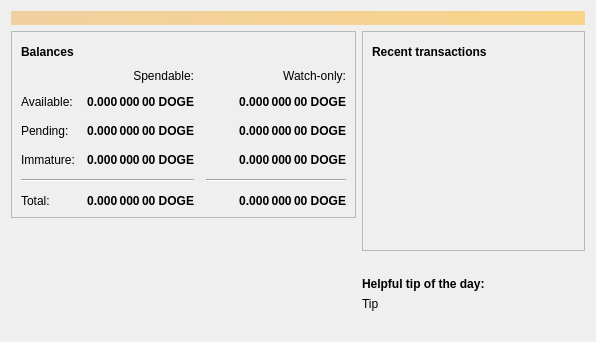
<?xml version="1.0" encoding="UTF-8"?>
<ui version="4.0">
 <class>OverviewPage</class>
 <widget class="QWidget" name="OverviewPage">
  <property name="geometry">
   <rect>
    <x>0</x>
    <y>0</y>
    <width>596</width>
    <height>342</height>
   </rect>
  </property>
  <property name="windowTitle">
   <string>Form</string>
  </property>
  <layout class="QVBoxLayout" name="topLayout">
   <item>
    <widget class="QLabel" name="labelAlerts">
     <property name="visible">
      <bool>false</bool>
     </property>
     <property name="styleSheet">
      <string notr="true">QLabel { background-color: qlineargradient(x1: 0, y1: 0, x2: 1, y2: 0, stop:0 #F0D0A0, stop:1 #F8D488); color:#000000; }</string>
     </property>
     <property name="wordWrap">
      <bool>true</bool>
     </property>
     <property name="margin">
      <number>3</number>
     </property>
     <property name="textInteractionFlags">
      <set>Qt::TextSelectableByMouse</set>
     </property>
    </widget>
   </item>
   <item>
    <layout class="QHBoxLayout" name="horizontalLayout" stretch="1,1">
     <item>
      <layout class="QVBoxLayout" name="verticalLayout_2">
       <item>
        <widget class="QFrame" name="frame">
         <property name="frameShape">
          <enum>QFrame::StyledPanel</enum>
         </property>
         <property name="frameShadow">
          <enum>QFrame::Raised</enum>
         </property>
         <layout class="QVBoxLayout" name="verticalLayout_4">
          <item>
           <layout class="QHBoxLayout" name="horizontalLayout_4">
            <item>
             <widget class="QLabel" name="label_5">
              <property name="font">
               <font>
                <weight>75</weight>
                <bold>true</bold>
               </font>
              </property>
              <property name="text">
               <string>Balances</string>
              </property>
             </widget>
            </item>
            <item>
             <widget class="QPushButton" name="labelWalletStatus">
              <property name="enabled">
               <bool>true</bool>
              </property>
              <property name="maximumSize">
               <size>
                <width>30</width>
                <height>16777215</height>
               </size>
              </property>
              <property name="toolTip">
               <string>The displayed information may be out of date. Your wallet automatically synchronizes with the Boncoin network after a connection is established, but this process has not completed yet.</string>
              </property>
              <property name="text">
               <string/>
              </property>
              <property name="icon">
               <iconset resource="../bitcoin.qrc">
                <normaloff>:/icons/warning</normaloff>
                <disabledoff>:/icons/warning</disabledoff>:/icons/warning</iconset>
              </property>
              <property name="iconSize">
               <size>
                <width>24</width>
                <height>24</height>
               </size>
              </property>
              <property name="flat">
               <bool>true</bool>
              </property>
             </widget>
            </item>
            <item>
             <spacer name="horizontalSpacer_3">
              <property name="orientation">
               <enum>Qt::Horizontal</enum>
              </property>
              <property name="sizeHint" stdset="0">
               <size>
                <width>40</width>
                <height>20</height>
               </size>
              </property>
             </spacer>
            </item>
           </layout>
          </item>
          <item>
           <layout class="QGridLayout" name="gridLayout">
            <property name="spacing">
             <number>12</number>
            </property>
            <item row="2" column="2">
             <widget class="QLabel" name="labelWatchPending">
              <property name="font">
               <font>
                <weight>75</weight>
                <bold>true</bold>
               </font>
              </property>
              <property name="cursor">
               <cursorShape>IBeamCursor</cursorShape>
              </property>
              <property name="toolTip">
               <string>Unconfirmed transactions to watch-only addresses</string>
              </property>
              <property name="text">
               <string notr="true">0.000 000 00 DOGE</string>
              </property>
              <property name="alignment">
               <set>Qt::AlignRight|Qt::AlignTrailing|Qt::AlignVCenter</set>
              </property>
              <property name="textInteractionFlags">
               <set>Qt::LinksAccessibleByMouse|Qt::TextSelectableByKeyboard|Qt::TextSelectableByMouse</set>
              </property>
             </widget>
            </item>
            <item row="2" column="1">
             <widget class="QLabel" name="labelUnconfirmed">
              <property name="font">
               <font>
                <weight>75</weight>
                <bold>true</bold>
               </font>
              </property>
              <property name="cursor">
               <cursorShape>IBeamCursor</cursorShape>
              </property>
              <property name="toolTip">
               <string>Total of transactions that have yet to be confirmed, and do not yet count toward the spendable balance</string>
              </property>
              <property name="text">
               <string notr="true">0.000 000 00 DOGE</string>
              </property>
              <property name="alignment">
               <set>Qt::AlignRight|Qt::AlignTrailing|Qt::AlignVCenter</set>
              </property>
              <property name="textInteractionFlags">
               <set>Qt::LinksAccessibleByMouse|Qt::TextSelectableByKeyboard|Qt::TextSelectableByMouse</set>
              </property>
             </widget>
            </item>
            <item row="3" column="2">
             <widget class="QLabel" name="labelWatchImmature">
              <property name="font">
               <font>
                <weight>75</weight>
                <bold>true</bold>
               </font>
              </property>
              <property name="cursor">
               <cursorShape>IBeamCursor</cursorShape>
              </property>
              <property name="toolTip">
               <string>Mined balance in watch-only addresses that has not yet matured</string>
              </property>
              <property name="text">
               <string notr="true">0.000 000 00 DOGE</string>
              </property>
              <property name="alignment">
               <set>Qt::AlignRight|Qt::AlignTrailing|Qt::AlignVCenter</set>
              </property>
              <property name="textInteractionFlags">
               <set>Qt::LinksAccessibleByMouse|Qt::TextSelectableByKeyboard|Qt::TextSelectableByMouse</set>
              </property>
             </widget>
            </item>
            <item row="4" column="0" colspan="2">
             <widget class="Line" name="line">
              <property name="orientation">
               <enum>Qt::Horizontal</enum>
              </property>
             </widget>
            </item>
            <item row="4" column="2">
             <widget class="Line" name="lineWatchBalance">
              <property name="sizePolicy">
               <sizepolicy hsizetype="Preferred" vsizetype="Fixed">
                <horstretch>0</horstretch>
                <verstretch>0</verstretch>
               </sizepolicy>
              </property>
              <property name="minimumSize">
               <size>
                <width>140</width>
                <height>0</height>
               </size>
              </property>
              <property name="orientation">
               <enum>Qt::Horizontal</enum>
              </property>
             </widget>
            </item>
            <item row="5" column="0">
             <widget class="QLabel" name="labelTotalText">
              <property name="text">
               <string>Total:</string>
              </property>
             </widget>
            </item>
            <item row="3" column="1">
             <widget class="QLabel" name="labelImmature">
              <property name="font">
               <font>
                <weight>75</weight>
                <bold>true</bold>
               </font>
              </property>
              <property name="cursor">
               <cursorShape>IBeamCursor</cursorShape>
              </property>
              <property name="toolTip">
               <string>Mined balance that has not yet matured</string>
              </property>
              <property name="text">
               <string notr="true">0.000 000 00 DOGE</string>
              </property>
              <property name="alignment">
               <set>Qt::AlignRight|Qt::AlignTrailing|Qt::AlignVCenter</set>
              </property>
              <property name="textInteractionFlags">
               <set>Qt::LinksAccessibleByMouse|Qt::TextSelectableByKeyboard|Qt::TextSelectableByMouse</set>
              </property>
             </widget>
            </item>
            <item row="2" column="3">
             <spacer name="horizontalSpacer_2">
              <property name="orientation">
               <enum>Qt::Horizontal</enum>
              </property>
              <property name="sizeHint" stdset="0">
               <size>
                <width>40</width>
                <height>20</height>
               </size>
              </property>
             </spacer>
            </item>
            <item row="3" column="0">
             <widget class="QLabel" name="labelImmatureText">
              <property name="text">
               <string>Immature:</string>
              </property>
             </widget>
            </item>
            <item row="5" column="1">
             <widget class="QLabel" name="labelTotal">
              <property name="font">
               <font>
                <weight>75</weight>
                <bold>true</bold>
               </font>
              </property>
              <property name="cursor">
               <cursorShape>IBeamCursor</cursorShape>
              </property>
              <property name="toolTip">
               <string>Your current total balance</string>
              </property>
              <property name="text">
               <string notr="true">0.000 000 00 DOGE</string>
              </property>
              <property name="alignment">
               <set>Qt::AlignRight|Qt::AlignTrailing|Qt::AlignVCenter</set>
              </property>
              <property name="textInteractionFlags">
               <set>Qt::LinksAccessibleByMouse|Qt::TextSelectableByKeyboard|Qt::TextSelectableByMouse</set>
              </property>
             </widget>
            </item>
            <item row="5" column="2">
             <widget class="QLabel" name="labelWatchTotal">
              <property name="font">
               <font>
                <weight>75</weight>
                <bold>true</bold>
               </font>
              </property>
              <property name="cursor">
               <cursorShape>IBeamCursor</cursorShape>
              </property>
              <property name="toolTip">
               <string>Current total balance in watch-only addresses</string>
              </property>
              <property name="text">
               <string notr="true">0.000 000 00 DOGE</string>
              </property>
              <property name="alignment">
               <set>Qt::AlignRight|Qt::AlignTrailing|Qt::AlignVCenter</set>
              </property>
              <property name="textInteractionFlags">
               <set>Qt::LinksAccessibleByMouse|Qt::TextSelectableByKeyboard|Qt::TextSelectableByMouse</set>
              </property>
             </widget>
            </item>
            <item row="0" column="2">
             <widget class="QLabel" name="labelWatchonly">
              <property name="text">
               <string>Watch-only:</string>
              </property>
              <property name="alignment">
               <set>Qt::AlignRight|Qt::AlignTrailing|Qt::AlignVCenter</set>
              </property>
             </widget>
            </item>
            <item row="1" column="0">
             <widget class="QLabel" name="labelBalanceText">
              <property name="text">
               <string>Available:</string>
              </property>
             </widget>
            </item>
            <item row="1" column="1">
             <widget class="QLabel" name="labelBalance">
              <property name="font">
               <font>
                <weight>75</weight>
                <bold>true</bold>
               </font>
              </property>
              <property name="cursor">
               <cursorShape>IBeamCursor</cursorShape>
              </property>
              <property name="toolTip">
               <string>Your current spendable balance</string>
              </property>
              <property name="text">
               <string notr="true">0.000 000 00 DOGE</string>
              </property>
              <property name="alignment">
               <set>Qt::AlignRight|Qt::AlignTrailing|Qt::AlignVCenter</set>
              </property>
              <property name="textInteractionFlags">
               <set>Qt::LinksAccessibleByMouse|Qt::TextSelectableByKeyboard|Qt::TextSelectableByMouse</set>
              </property>
             </widget>
            </item>
            <item row="1" column="2">
             <widget class="QLabel" name="labelWatchAvailable">
              <property name="font">
               <font>
                <weight>75</weight>
                <bold>true</bold>
               </font>
              </property>
              <property name="cursor">
               <cursorShape>IBeamCursor</cursorShape>
              </property>
              <property name="toolTip">
               <string>Your current balance in watch-only addresses</string>
              </property>
              <property name="text">
               <string notr="true">0.000 000 00 DOGE</string>
              </property>
              <property name="alignment">
               <set>Qt::AlignRight|Qt::AlignTrailing|Qt::AlignVCenter</set>
              </property>
              <property name="textInteractionFlags">
               <set>Qt::LinksAccessibleByMouse|Qt::TextSelectableByKeyboard|Qt::TextSelectableByMouse</set>
              </property>
             </widget>
            </item>
            <item row="2" column="0">
             <widget class="QLabel" name="labelPendingText">
              <property name="text">
               <string>Pending:</string>
              </property>
             </widget>
            </item>
            <item row="0" column="1">
             <widget class="QLabel" name="labelSpendable">
              <property name="text">
               <string>Spendable:</string>
              </property>
              <property name="alignment">
               <set>Qt::AlignRight|Qt::AlignTrailing|Qt::AlignVCenter</set>
              </property>
             </widget>
            </item>
           </layout>
          </item>
         </layout>
        </widget>
       </item>
       <item>
        <spacer name="verticalSpacer">
         <property name="orientation">
          <enum>Qt::Vertical</enum>
         </property>
         <property name="sizeHint" stdset="0">
          <size>
           <width>20</width>
           <height>40</height>
          </size>
         </property>
        </spacer>
       </item>
       <item>
        <layout class="QGridLayout" name="logo_grid">
          <item>
            <widget class="QLabel" name="label_wallet_bgcoin">
             <property name="text">
              <string/>
             </property>
             <property name="pixmap">
              <pixmap resource="../bitcoin.qrc">:/icons/wallet_bgcoin</pixmap>
             </property>
             <property name="scaledContents">
              <bool>false</bool>
             </property>
             <property name="alignment">
              <set>Qt::AlignCenter</set>
             </property>
             <property name="margin">
              <number>-2</number>
             </property>
            </widget>
          </item>
          <item>
            <widget class="QLabel" name="label_wallet_version_overlay">
              <property name="text">
               <string></string>
              </property>
              <property name="pixmap">
              </property>
              <property name="scaledContents">
               <bool>false</bool>
              </property>
              <property name="alignment">
               <set>Qt::AlignLeft|Qt::AlignBottom</set>
              </property>
              <property name="margin">
               <number>2</number>
              </property>
            </widget>
          </item>
        </layout>
       </item>
      </layout>
     </item>
     <item>
      <layout class="QVBoxLayout" name="verticalLayout_3">
       <item>
        <widget class="QFrame" name="frame_2">
         <property name="frameShape">
          <enum>QFrame::StyledPanel</enum>
         </property>
         <property name="frameShadow">
          <enum>QFrame::Raised</enum>
         </property>
         <layout class="QVBoxLayout" name="verticalLayout">
          <item>
           <layout class="QHBoxLayout" name="horizontalLayout_2">
            <item>
             <widget class="QLabel" name="label_4">
              <property name="font">
               <font>
                <weight>75</weight>
                <bold>true</bold>
               </font>
              </property>
              <property name="text">
               <string>Recent transactions</string>
              </property>
             </widget>
            </item>
            <item>
             <widget class="QPushButton" name="labelTransactionsStatus">
              <property name="enabled">
               <bool>true</bool>
              </property>
              <property name="maximumSize">
               <size>
                <width>30</width>
                <height>16777215</height>
               </size>
              </property>
              <property name="toolTip">
               <string>The displayed information may be out of date. Your wallet automatically synchronizes with the Boncoin network after a connection is established, but this process has not completed yet.</string>
              </property>
              <property name="text">
               <string/>
              </property>
              <property name="icon">
               <iconset resource="../bitcoin.qrc">
                <normaloff>:/icons/warning</normaloff>
                <disabledoff>:/icons/warning</disabledoff>:/icons/warning</iconset>
              </property>
              <property name="iconSize">
               <size>
                <width>24</width>
                <height>24</height>
               </size>
              </property>
              <property name="flat">
               <bool>true</bool>
              </property>
             </widget>
            </item>
            <item>
             <spacer name="horizontalSpacer">
              <property name="orientation">
               <enum>Qt::Horizontal</enum>
              </property>
              <property name="sizeHint" stdset="0">
               <size>
                <width>40</width>
                <height>20</height>
               </size>
              </property>
             </spacer>
            </item>
           </layout>
          </item>
          <item>
           <widget class="QListView" name="listTransactions">
            <property name="styleSheet">
             <string notr="true">QListView { background: transparent; }</string>
            </property>
            <property name="frameShape">
             <enum>QFrame::NoFrame</enum>
            </property>
            <property name="verticalScrollBarPolicy">
             <enum>Qt::ScrollBarAlwaysOff</enum>
            </property>
            <property name="horizontalScrollBarPolicy">
             <enum>Qt::ScrollBarAlwaysOff</enum>
            </property>
            <property name="selectionMode">
             <enum>QAbstractItemView::NoSelection</enum>
            </property>
           </widget>
          </item>
         </layout>
        </widget>
       </item>
       <item>
        <spacer name="verticalSpacer_2">
         <property name="orientation">
          <enum>Qt::Vertical</enum>
         </property>
         <property name="sizeHint" stdset="0">
          <size>
           <width>20</width>
           <height>40</height>
          </size>
         </property>
        </spacer>
       </item>
       <item>
        <layout class="QVBoxLayout" name="verticalLayout_5">
         <property name="topMargin">
          <number>0</number>
         </property>
         <item>
          <widget class="QLabel" name="label_tip_header">
           <property name="font">
            <font>
             <weight>75</weight>
             <bold>true</bold>
            </font>
           </property>
           <property name="text">
            <string>Helpful tip of the day:</string>
           </property>
          </widget>
         </item>
         <item>
          <widget class="QLabel" name="label_tip">
           <property name="text">
            <string>Tip</string>
           </property>
          </widget>
         </item>
         <item>
          <spacer name="verticalSpacer_3">
           <property name="orientation">
            <enum>Qt::Vertical</enum>
           </property>
           <property name="sizeType">
            <enum>QSizePolicy::Maximum</enum>
           </property>
           <property name="sizeHint" stdset="0">
            <size>
             <width>20</width>
             <height>40</height>
            </size>
           </property>
          </spacer>
         </item>
        </layout>
       </item>
      </layout>
     </item>
    </layout>
   </item>
  </layout>
 </widget>
 <resources>
  <include location="../bitcoin.qrc"/>
 </resources>
 <connections/>
</ui>
